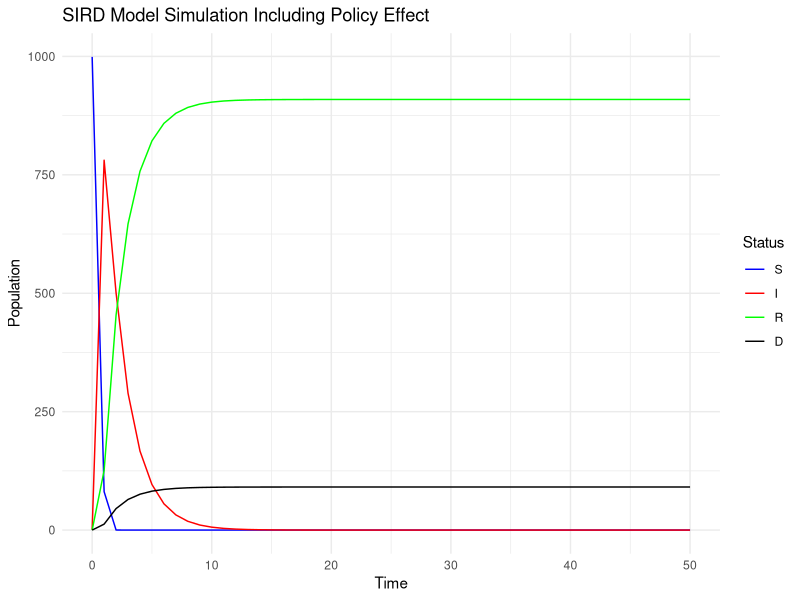

Reproduce this figure in R.
# Check if necessary packages are installed, if not, install them
if(!require(deSolve)) install.packages("deSolve", repos = "http://cran.rstudio.com/")
if(!require(ggplot2)) install.packages("ggplot2", repos = "http://cran.rstudio.com/")
if(!require(reshape2)) install.packages("reshape2", repos = "http://cran.rstudio.com/")
library(deSolve)
library(ggplot2)
library(reshape2)

# Change locale setting to support UTF-8 (for Unix-like systems)
Sys.setlocale("LC_ALL", "en_US.UTF-8")

# Set policy implementation time
policy_start_time <- 20

# Function to adjust beta value over time
beta_function <- function(time) {
 if (time < policy_start_time) {
 return(10) # High infection rate before policy implementation
 } else {
 return(2) # Low infection rate after policy implementation
 }
}

# Modified SIRD model definition function
sird_model_with_policy <- function(time, variables, parameters) {
 with(as.list(c(variables, parameters)), {
 # Calculate beta value over time
 beta <- beta_function(time)
 
 dS <- -beta * I * S / N
 dI <- beta * I * S / N - gamma * I - mu * I
 dR <- gamma * I
 dD <- mu * I
 
 # Return results
 return(list(c(dS, dI, dR, dD)))
 })
}

# Initial population settings: S (Susceptible), I (Infected), R (Recovered), D (Deceased)
initial_values <- c(S = 999, I = 1, R = 0, D = 0)

# Model parameters: gamma (recovery rate), mu (mortality rate), N (total population)
# beta is changed over time, so it is not set here.
parameters <- c(gamma = 0.5, mu = 0.05, N = 1000)

# Time settings
times <- seq(0, 50, by = 1)

# Run the model
result_with_policy <- ode(y = initial_values, times = times, func = sird_model_with_policy, parms = parameters)

# Convert results to data.frame and visualize
result_df_with_policy <- as.data.frame(result_with_policy)
result_df_with_policy$time <- result_df_with_policy[, 1]
result_df_with_policy_long <- melt(result_df_with_policy, id.vars = "time")

ggplot(data = result_df_with_policy_long, aes(x = time, y = value, colour = variable)) +
 geom_line() +
 scale_colour_manual(values = c("S" = "blue", "I" = "red", "R" = "green", "D" = "black")) +
 labs(x = "Time", y = "Population", colour = "Status", title = "SIRD Model Simulation Including Policy Effect") +
 theme_minimal()
